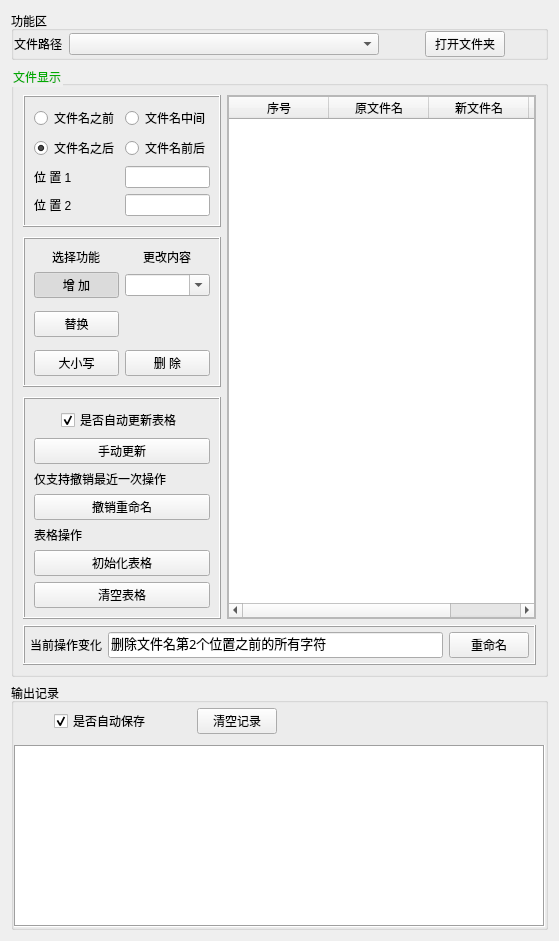
     <widget class="QWidget" name="rename">
      <attribute name="icon">
       <iconset resource="Resource/ico.qrc">
        <normaloff>:/ico/pictures/icos/DM_20230815124713_068.png</normaloff>:/ico/pictures/icos/DM_20230815124713_068.png</iconset>
      </attribute>
      <attribute name="title">
       <string>重命名</string>
      </attribute>
      <layout class="QVBoxLayout" name="verticalLayout_21">
       <item>
        <widget class="QGroupBox" name="groupBox_17">
         <property name="minimumSize">
          <size>
           <width>0</width>
           <height>40</height>
          </size>
         </property>
         <property name="title">
          <string>功能区</string>
         </property>
         <layout class="QHBoxLayout" name="horizontalLayout_16" stretch="1,8,0,1,0">
          <property name="leftMargin">
           <number>0</number>
          </property>
          <property name="topMargin">
           <number>0</number>
          </property>
          <property name="rightMargin">
           <number>0</number>
          </property>
          <property name="bottomMargin">
           <number>0</number>
          </property>
          <item alignment="Qt::AlignHCenter">
           <widget class="QLabel" name="label_19">
            <property name="enabled">
             <bool>true</bool>
            </property>
            <property name="minimumSize">
             <size>
              <width>0</width>
              <height>23</height>
             </size>
            </property>
            <property name="frameShape">
             <enum>QFrame::NoFrame</enum>
            </property>
            <property name="frameShadow">
             <enum>QFrame::Plain</enum>
            </property>
            <property name="text">
             <string>文件路径</string>
            </property>
           </widget>
          </item>
          <item>
           <widget class="QComboBox" name="rename_comBox_folder">
            <property name="minimumSize">
             <size>
              <width>0</width>
              <height>20</height>
             </size>
            </property>
           </widget>
          </item>
          <item>
           <spacer name="horizontalSpacer_21">
            <property name="orientation">
             <enum>Qt::Horizontal</enum>
            </property>
            <property name="sizeHint" stdset="0">
             <size>
              <width>40</width>
              <height>20</height>
             </size>
            </property>
           </spacer>
          </item>
          <item>
           <widget class="QPushButton" name="rename_btn_folder_open">
            <property name="minimumSize">
             <size>
              <width>0</width>
              <height>26</height>
             </size>
            </property>
            <property name="text">
             <string>打开文件夹</string>
            </property>
            <property name="icon">
             <iconset resource="Resource/ico.qrc">
              <normaloff>:/ico/pictures/icos/DM_20230815124713_069.png</normaloff>:/ico/pictures/icos/DM_20230815124713_069.png</iconset>
            </property>
           </widget>
          </item>
          <item>
           <spacer name="horizontalSpacer_23">
            <property name="orientation">
             <enum>Qt::Horizontal</enum>
            </property>
            <property name="sizeHint" stdset="0">
             <size>
              <width>40</width>
              <height>20</height>
             </size>
            </property>
           </spacer>
          </item>
         </layout>
        </widget>
       </item>
       <item>
        <widget class="QGroupBox" name="groupBox_13">
         <property name="styleSheet">
          <string notr="true">QGroupBox{
	color: rgb(0, 170, 0);
}</string>
         </property>
         <property name="title">
          <string>文件显示</string>
         </property>
         <layout class="QVBoxLayout" name="verticalLayout_16">
          <item>
           <layout class="QHBoxLayout" name="horizontalLayout_13" stretch="1,6">
            <item>
             <widget class="QWidget" name="widget" native="true">
              <layout class="QVBoxLayout" name="verticalLayout_17" stretch="0,0,0">
               <property name="spacing">
                <number>10</number>
               </property>
               <property name="leftMargin">
                <number>0</number>
               </property>
               <property name="topMargin">
                <number>0</number>
               </property>
               <property name="rightMargin">
                <number>0</number>
               </property>
               <property name="bottomMargin">
                <number>0</number>
               </property>
               <item>
                <widget class="QFrame" name="frame_3">
                 <property name="frameShape">
                  <enum>QFrame::Box</enum>
                 </property>
                 <property name="frameShadow">
                  <enum>QFrame::Raised</enum>
                 </property>
                 <layout class="QGridLayout" name="gridLayout">
                  <item row="0" column="0">
                   <widget class="QRadioButton" name="rename_radbtn_pre">
                    <property name="text">
                     <string>文件名之前</string>
                    </property>
                   </widget>
                  </item>
                  <item row="0" column="1">
                   <widget class="QRadioButton" name="rename_radbtn_med">
                    <property name="text">
                     <string>文件名中间</string>
                    </property>
                   </widget>
                  </item>
                  <item row="1" column="0">
                   <widget class="QRadioButton" name="rename_radbtn_suf">
                    <property name="text">
                     <string>文件名之后</string>
                    </property>
                    <property name="checked">
                     <bool>true</bool>
                    </property>
                   </widget>
                  </item>
                  <item row="1" column="1">
                   <widget class="QRadioButton" name="rename_radbtn_both">
                    <property name="text">
                     <string>文件名前后</string>
                    </property>
                   </widget>
                  </item>
                  <item row="2" column="0">
                   <widget class="QLabel" name="label_6">
                    <property name="text">
                     <string>位 置 1</string>
                    </property>
                   </widget>
                  </item>
                  <item row="2" column="1">
                   <widget class="QLineEdit" name="rename_lineEdit_loc1"/>
                  </item>
                  <item row="3" column="0">
                   <widget class="QLabel" name="label_21">
                    <property name="text">
                     <string>位 置 2</string>
                    </property>
                   </widget>
                  </item>
                  <item row="3" column="1">
                   <widget class="QLineEdit" name="rename_lineEdit_loc2"/>
                  </item>
                 </layout>
                </widget>
               </item>
               <item>
                <widget class="QFrame" name="frame_4">
                 <property name="frameShape">
                  <enum>QFrame::Box</enum>
                 </property>
                 <property name="frameShadow">
                  <enum>QFrame::Raised</enum>
                 </property>
                 <layout class="QGridLayout" name="gridLayout_2">
                  <item row="4" column="1">
                   <widget class="QPushButton" name="rename_btn_del">
                    <property name="text">
                     <string>删 除</string>
                    </property>
                    <property name="icon">
                     <iconset resource="Resource/ico.qrc">
                      <normaloff>:/ico/pictures/icos/DM_20230815124713_061.png</normaloff>:/ico/pictures/icos/DM_20230815124713_061.png</iconset>
                    </property>
                    <property name="checkable">
                     <bool>true</bool>
                    </property>
                    <attribute name="buttonGroup">
                     <string notr="true">buttonGroup</string>
                    </attribute>
                   </widget>
                  </item>
                  <item row="0" column="1" alignment="Qt::AlignHCenter">
                   <widget class="QLabel" name="label_22">
                    <property name="text">
                     <string>更改内容</string>
                    </property>
                   </widget>
                  </item>
                  <item row="1" column="1">
                   <widget class="QComboBox" name="rename_comBox_new_content">
                    <property name="editable">
                     <bool>true</bool>
                    </property>
                   </widget>
                  </item>
                  <item row="4" column="0">
                   <widget class="QPushButton" name="rename_btn_case">
                    <property name="text">
                     <string>大小写</string>
                    </property>
                    <property name="icon">
                     <iconset resource="Resource/ico.qrc">
                      <normaloff>:/ico/pictures/icos/DM_20230815124713_016.png</normaloff>:/ico/pictures/icos/DM_20230815124713_016.png</iconset>
                    </property>
                    <property name="checkable">
                     <bool>true</bool>
                    </property>
                    <attribute name="buttonGroup">
                     <string notr="true">buttonGroup</string>
                    </attribute>
                   </widget>
                  </item>
                  <item row="2" column="0">
                   <widget class="QPushButton" name="rename_btn_swap">
                    <property name="text">
                     <string>替换</string>
                    </property>
                    <property name="icon">
                     <iconset resource="Resource/ico.qrc">
                      <normaloff>:/ico/pictures/icos/DM_20230815124713_050.png</normaloff>:/ico/pictures/icos/DM_20230815124713_050.png</iconset>
                    </property>
                    <property name="checkable">
                     <bool>true</bool>
                    </property>
                    <attribute name="buttonGroup">
                     <string notr="true">buttonGroup</string>
                    </attribute>
                   </widget>
                  </item>
                  <item row="1" column="0">
                   <widget class="QPushButton" name="rename_btn_add">
                    <property name="text">
                     <string>增 加</string>
                    </property>
                    <property name="icon">
                     <iconset resource="Resource/ico.qrc">
                      <normaloff>:/ico/pictures/icos/DM_20230815124713_018.png</normaloff>:/ico/pictures/icos/DM_20230815124713_018.png</iconset>
                    </property>
                    <property name="checkable">
                     <bool>true</bool>
                    </property>
                    <property name="checked">
                     <bool>true</bool>
                    </property>
                    <attribute name="buttonGroup">
                     <string notr="true">buttonGroup</string>
                    </attribute>
                   </widget>
                  </item>
                  <item row="2" column="1">
                   <spacer name="verticalSpacer">
                    <property name="orientation">
                     <enum>Qt::Vertical</enum>
                    </property>
                    <property name="sizeHint" stdset="0">
                     <size>
                      <width>20</width>
                      <height>40</height>
                     </size>
                    </property>
                   </spacer>
                  </item>
                  <item row="0" column="0" alignment="Qt::AlignHCenter">
                   <widget class="QLabel" name="label_18">
                    <property name="text">
                     <string>选择功能</string>
                    </property>
                   </widget>
                  </item>
                 </layout>
                </widget>
               </item>
               <item>
                <widget class="QFrame" name="frame_5">
                 <property name="frameShape">
                  <enum>QFrame::Box</enum>
                 </property>
                 <property name="frameShadow">
                  <enum>QFrame::Raised</enum>
                 </property>
                 <layout class="QVBoxLayout" name="verticalLayout_22">
                  <item alignment="Qt::AlignHCenter">
                   <widget class="QCheckBox" name="reanem_cheBox_auto_fresh_table">
                    <property name="text">
                     <string>是否自动更新表格</string>
                    </property>
                    <property name="checked">
                     <bool>true</bool>
                    </property>
                   </widget>
                  </item>
                  <item>
                   <widget class="QPushButton" name="rename_btn_refresh">
                    <property name="text">
                     <string>手动更新</string>
                    </property>
                    <property name="icon">
                     <iconset resource="Resource/ico.qrc">
                      <normaloff>:/ico/pictures/icos/DM_20230815124713_009.png</normaloff>:/ico/pictures/icos/DM_20230815124713_009.png</iconset>
                    </property>
                   </widget>
                  </item>
                  <item>
                   <widget class="QLabel" name="label_10">
                    <property name="text">
                     <string>仅支持撤销最近一次操作</string>
                    </property>
                   </widget>
                  </item>
                  <item>
                   <widget class="QPushButton" name="rename_btn_retract">
                    <property name="text">
                     <string>撤销重命名</string>
                    </property>
                    <property name="icon">
                     <iconset resource="Resource/ico.qrc">
                      <normaloff>:/ico/pictures/icos/DM_20230815124713_034.png</normaloff>:/ico/pictures/icos/DM_20230815124713_034.png</iconset>
                    </property>
                   </widget>
                  </item>
                  <item>
                   <widget class="QLabel" name="label_25">
                    <property name="text">
                     <string>表格操作</string>
                    </property>
                   </widget>
                  </item>
                  <item>
                   <widget class="QPushButton" name="rename_btn_init_table">
                    <property name="text">
                     <string>初始化表格</string>
                    </property>
                    <property name="icon">
                     <iconset resource="Resource/ico.qrc">
                      <normaloff>:/ico/pictures/icos/DM_20230815124713_003.png</normaloff>:/ico/pictures/icos/DM_20230815124713_003.png</iconset>
                    </property>
                   </widget>
                  </item>
                  <item>
                   <widget class="QPushButton" name="rename_table_clear">
                    <property name="text">
                     <string>清空表格</string>
                    </property>
                    <property name="icon">
                     <iconset resource="Resource/ico.qrc">
                      <normaloff>:/ico/pictures/icos/DM_20230815124713_061.png</normaloff>:/ico/pictures/icos/DM_20230815124713_061.png</iconset>
                    </property>
                   </widget>
                  </item>
                 </layout>
                </widget>
               </item>
              </layout>
             </widget>
            </item>
            <item>
             <widget class="QFrame" name="frame_2">
              <property name="frameShape">
               <enum>QFrame::StyledPanel</enum>
              </property>
              <property name="frameShadow">
               <enum>QFrame::Raised</enum>
              </property>
              <layout class="QVBoxLayout" name="verticalLayout_14">
               <property name="spacing">
                <number>0</number>
               </property>
               <property name="leftMargin">
                <number>0</number>
               </property>
               <property name="topMargin">
                <number>0</number>
               </property>
               <property name="rightMargin">
                <number>0</number>
               </property>
               <property name="bottomMargin">
                <number>0</number>
               </property>
               <item>
                <widget class="QTableWidget" name="rename_tableWidget_filename">
                 <property name="minimumSize">
                  <size>
                   <width>0</width>
                   <height>350</height>
                  </size>
                 </property>
                 <attribute name="horizontalHeaderShowSortIndicator" stdset="0">
                  <bool>false</bool>
                 </attribute>
                 <column>
                  <property name="text">
                   <string>序号</string>
                  </property>
                 </column>
                 <column>
                  <property name="text">
                   <string>原文件名</string>
                  </property>
                 </column>
                 <column>
                  <property name="text">
                   <string>新文件名</string>
                  </property>
                 </column>
                 <column>
                  <property name="text">
                   <string>状态</string>
                  </property>
                 </column>
                </widget>
               </item>
              </layout>
             </widget>
            </item>
           </layout>
          </item>
          <item>
           <widget class="QFrame" name="frame_6">
            <property name="frameShape">
             <enum>QFrame::Box</enum>
            </property>
            <property name="frameShadow">
             <enum>QFrame::Raised</enum>
            </property>
            <layout class="QHBoxLayout" name="horizontalLayout_12">
             <property name="leftMargin">
              <number>5</number>
             </property>
             <property name="topMargin">
              <number>5</number>
             </property>
             <property name="rightMargin">
              <number>5</number>
             </property>
             <property name="bottomMargin">
              <number>5</number>
             </property>
             <item>
              <widget class="QLabel" name="label_5">
               <property name="text">
                <string>当前操作变化</string>
               </property>
              </widget>
             </item>
             <item>
              <widget class="QLineEdit" name="rename_lineEdit_current_state">
               <property name="minimumSize">
                <size>
                 <width>0</width>
                 <height>25</height>
                </size>
               </property>
               <property name="font">
                <font>
                 <family>Adobe Devanagari</family>
                 <pointsize>10</pointsize>
                </font>
               </property>
               <property name="text">
                <string>删除文件名第2个位置之前的所有字符</string>
               </property>
               <property name="readOnly">
                <bool>true</bool>
               </property>
              </widget>
             </item>
             <item>
              <widget class="QPushButton" name="rename_btn_rename">
               <property name="minimumSize">
                <size>
                 <width>0</width>
                 <height>25</height>
                </size>
               </property>
               <property name="text">
                <string>重命名</string>
               </property>
              </widget>
             </item>
            </layout>
           </widget>
          </item>
         </layout>
        </widget>
       </item>
       <item>
        <widget class="QGroupBox" name="groupBox_16">
         <property name="minimumSize">
          <size>
           <width>0</width>
           <height>20</height>
          </size>
         </property>
         <property name="title">
          <string>输出记录</string>
         </property>
         <layout class="QVBoxLayout" name="verticalLayout_18" stretch="1,5">
          <property name="spacing">
           <number>6</number>
          </property>
          <property name="leftMargin">
           <number>0</number>
          </property>
          <property name="topMargin">
           <number>0</number>
          </property>
          <property name="rightMargin">
           <number>0</number>
          </property>
          <property name="bottomMargin">
           <number>0</number>
          </property>
          <item>
           <widget class="QFrame" name="frame_7">
            <property name="minimumSize">
             <size>
              <width>0</width>
              <height>20</height>
             </size>
            </property>
            <property name="frameShape">
             <enum>QFrame::NoFrame</enum>
            </property>
            <property name="frameShadow">
             <enum>QFrame::Raised</enum>
            </property>
            <layout class="QHBoxLayout" name="horizontalLayout_22">
             <property name="leftMargin">
              <number>0</number>
             </property>
             <property name="topMargin">
              <number>0</number>
             </property>
             <property name="rightMargin">
              <number>0</number>
             </property>
             <property name="bottomMargin">
              <number>0</number>
             </property>
             <item>
              <spacer name="horizontalSpacer_24">
               <property name="orientation">
                <enum>Qt::Horizontal</enum>
               </property>
               <property name="sizeHint" stdset="0">
                <size>
                 <width>40</width>
                 <height>20</height>
                </size>
               </property>
              </spacer>
             </item>
             <item>
              <widget class="QCheckBox" name="rename_cheBox_log_autosave">
               <property name="text">
                <string>是否自动保存</string>
               </property>
               <property name="checked">
                <bool>true</bool>
               </property>
              </widget>
             </item>
             <item>
              <spacer name="horizontalSpacer_25">
               <property name="orientation">
                <enum>Qt::Horizontal</enum>
               </property>
               <property name="sizeHint" stdset="0">
                <size>
                 <width>40</width>
                 <height>20</height>
                </size>
               </property>
              </spacer>
             </item>
             <item>
              <widget class="QPushButton" name="rename_btn_log_clear">
               <property name="text">
                <string>清空记录</string>
               </property>
               <property name="icon">
                <iconset resource="Resource/ico.qrc">
                 <normaloff>:/ico/pictures/icos/DM_20230815124713_061.png</normaloff>:/ico/pictures/icos/DM_20230815124713_061.png</iconset>
               </property>
              </widget>
             </item>
             <item>
              <spacer name="horizontalSpacer_33">
               <property name="orientation">
                <enum>Qt::Horizontal</enum>
               </property>
               <property name="sizeHint" stdset="0">
                <size>
                 <width>268</width>
                 <height>20</height>
                </size>
               </property>
              </spacer>
             </item>
            </layout>
           </widget>
          </item>
          <item>
           <widget class="QPlainTextEdit" name="rename_plainTextEdit_log">
            <property name="frameShape">
             <enum>QFrame::Box</enum>
            </property>
           </widget>
          </item>
         </layout>
        </widget>
       </item>
      </layout>
     </widget>
